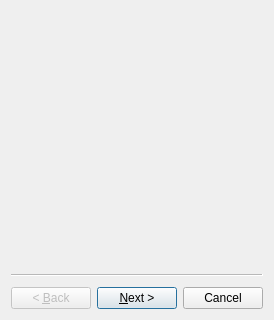
<?xml version='1.0'?>
<ui version="4.0">
 <class>SendWizard</class>
 <widget class="QWizard" name="SendWizard">
  <property name="geometry">
   <rect>
    <x>0</x>
    <y>0</y>
    <width>240</width>
    <height>320</height>
   </rect>
  </property>
  <property name="windowTitle">
   <string>Wizard</string>
  </property>
  <widget class="QWizardPage" name="wizardPage1"/>
  <widget class="QWizardPage" name="wizardPage2"/>
 </widget>
</ui>
